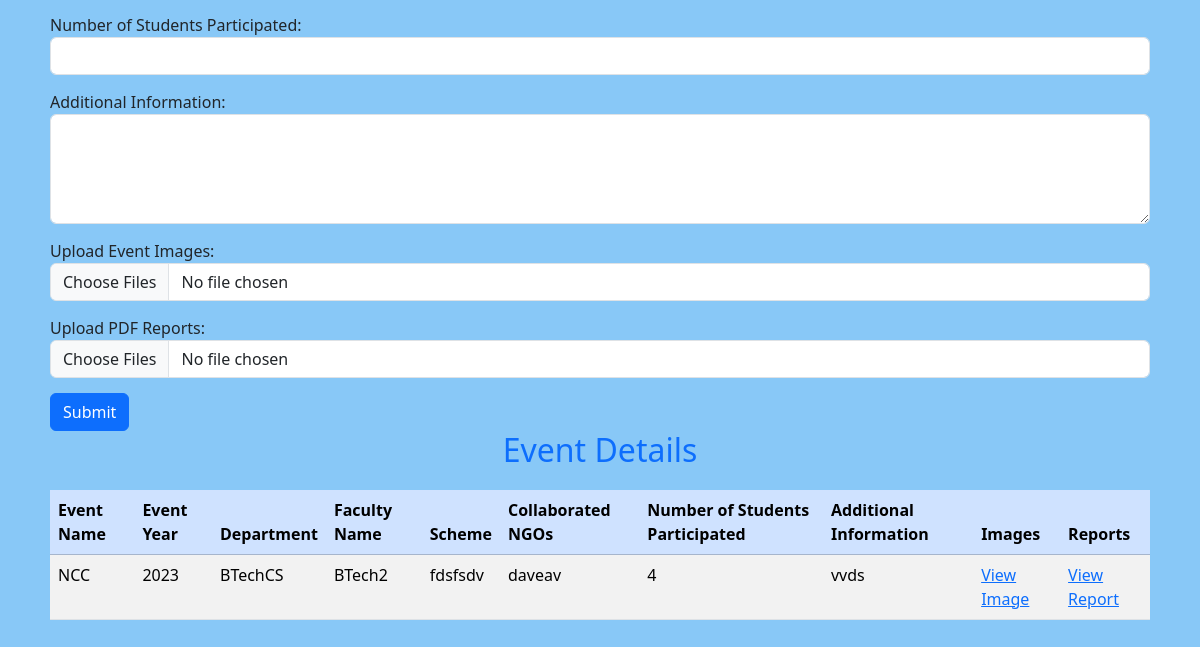
Page /faculty/facultyDashboard/facultyeventupload.php (signed in, lower part) on the earlier database version.
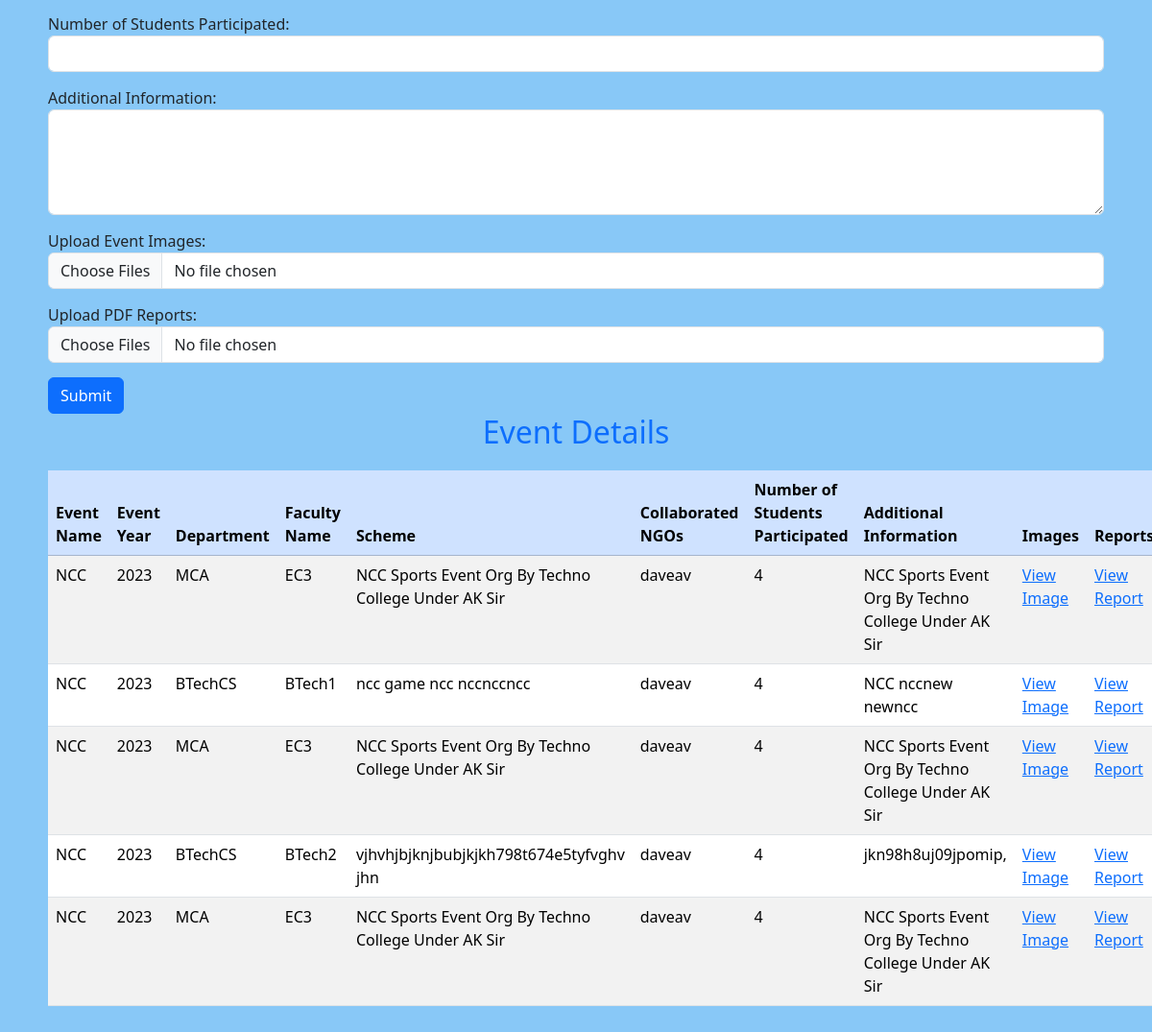
Same page on the later database version.
### tables this page shows
CREATE TABLE `event` (
  `instid` varchar(255) NOT NULL,
  `fid` varchar(255) NOT NULL,
  `deptid` varchar(255) NOT NULL,
  `eventid` varchar(255) NOT NULL,
  `eventname` varchar(255) NOT NULL,
  `eventyear` int(255) NOT NULL,
  `scheme` varchar(255) NOT NULL,
  `c_a_n_govt` varchar(255) NOT NULL,
  `c_a_n_govt_contact` varchar(255) NOT NULL,
  `c_a_ind` varchar(255) NOT NULL,
  `c_a_ind_contact` varchar(255) NOT NULL,
  `c_a_ngo` varchar(255) NOT NULL,
  `c_a_ngo_contact` varchar(255) NOT NULL,
  `avgstu` varchar(255) NOT NULL,
  `images` varchar(255) NOT NULL,
  `reports` varchar(255) NOT NULL,
  `addinfo` varchar(255) NOT NULL
);

### faculty/facultyDashboard/facultyeventupload.php (the view, shortened to what this page needs)
<?php
require '../../connect.php';
$inst_id = $_SESSION['instid'];
$sql = "SELECT * FROM event WHERE instid = ?";
$result = $conn->prepare($sql);
$result->bind_param("s", $inst_id);
$result->execute();
$event_result = $result->get_result();
?>
<!DOCTYPE html>
<html lang="en">
<head>
    <link href="https://cdn.jsdelivr.net/npm/bootstrap@5.3.2/dist/css/bootstrap.min.css" rel="stylesheet">
</head>
<body>
    <div class="container">
        <form action="<?php echo $_SERVER['PHP_SELF']; ?>" method="post" enctype="multipart/form-data">
            <div class="form-group">
                <label for="avgstu">Number of Students Participated:</label>
                <input type="number" name="avgstu" class="form-control" required>
            </div>
            <div class="form-group">
                <label for="addinfo">Additional Information:</label>
                <textarea name="addinfo" class="form-control" rows="4" required></textarea>
            </div>
            <div class="form-group">
                <label for="images[]">Upload Event Images:</label>
                <input type="file" name="images[]" class="form-control" accept="image/*" multiple>
            </div>
            <div class="form-group">
                <label for="reports[]">Upload PDF Reports:</label>
                <input type="file" name="reports[]" class="form-control" accept=".pdf" multiple required>
            </div>
            <input type="submit" class="btn btn-primary" value="Submit">
        </form>
        <h2 class="text-center text-primary">Event Details</h2>
        <?php if ($event_result->num_rows > 0) : ?>
            <table class="table table-striped">
                <thead class="table-primary">
                    <tr>
                        <th>Event Name</th>
                        <th>Event Year</th>
                        <th>Department</th>
                        <th>Faculty Name</th>
                        <th>Scheme</th>
                        <th>Collaborated NGOs</th>
                        <th>Number of Students Participated</th>
                        <th>Additional Information</th>
                        <th>Images</th>
                        <th>Reports</th>
                    </tr>
                </thead>
                <tbody>
                    <?php while ($row = $event_result->fetch_assoc()) : ?>
                        <tr>
                            <td><?php echo $row["eventname"]; ?></td>
                            <td><?php echo $row["eventyear"]; ?></td>
                            <td><?php echo $row["deptid"]; ?></td>
                            <td><?php echo $row["fid"]; ?></td>
                            <td><?php echo $row["scheme"]; ?></td>
                            <td><?php echo $row["c_a_ngo"]; ?></td>
                            <td><?php echo $row["avgstu"]; ?></td>
                            <td><?php echo $row["addinfo"]; ?></td>
                            <td>
                                <?php
                                $images = explode(',', $row["images"]);
                                foreach ($images as $image) {
                                    echo "<a href='$image' target='_blank'>View Image</a><br>";
                                }
                                ?>
                            </td>
                            <td>
                                <?php
                                $reports = explode(',', $row["reports"]);
                                foreach ($reports as $report) {
                                    echo "<a href='$report' target='_blank'>View Report</a><br>";
                                }
                                ?>
                            </td>
                        </tr>
                    <?php endwhile; ?>
                </tbody>
            </table>
        <?php else : ?>
            <p class="text-center">No event details are available.</p>
        <?php endif; ?>
</body>
</html>

Differences in the rows shown:
removed event: eventname "NCC", eventyear "2023", deptid "BTechCS", fid "BTech2", scheme "fdsfsdv", c_a_ngo "daveav", avgstu "4", addinfo "vvds"
added event: eventname "NCC", eventyear "2023", deptid "MCA", fid "EC3", scheme "NCC Sports Event Org By Techno College Under AK Sir", c_a_ngo "daveav", avgstu "4", addinfo "NCC Sports Event Org By Techno College Under AK Sir"
added event: eventname "NCC", eventyear "2023", deptid "BTechCS", fid "BTech1", scheme "ncc game ncc nccnccncc", c_a_ngo "daveav", avgstu "4", addinfo "NCC nccnew newncc"
added event: eventname "NCC", eventyear "2023", deptid "MCA", fid "EC3", scheme "NCC Sports Event Org By Techno College Under AK Sir", c_a_ngo "daveav", avgstu "4", addinfo "NCC Sports Event Org By Techno College Under AK Sir"
added event: eventname "NCC", eventyear "2023", deptid "BTechCS", fid "BTech2", scheme "vjhvhjbjknjbubjkjkh798t674e5tyfvghv jhn", c_a_ngo "daveav", avgstu "4", addinfo "jkn98h8uj09jpomip,"
added event: eventname "NCC", eventyear "2023", deptid "MCA", fid "EC3", scheme "NCC Sports Event Org By Techno College Under AK Sir", c_a_ngo "daveav", avgstu "4", addinfo "NCC Sports Event Org By Techno College Under AK Sir"
